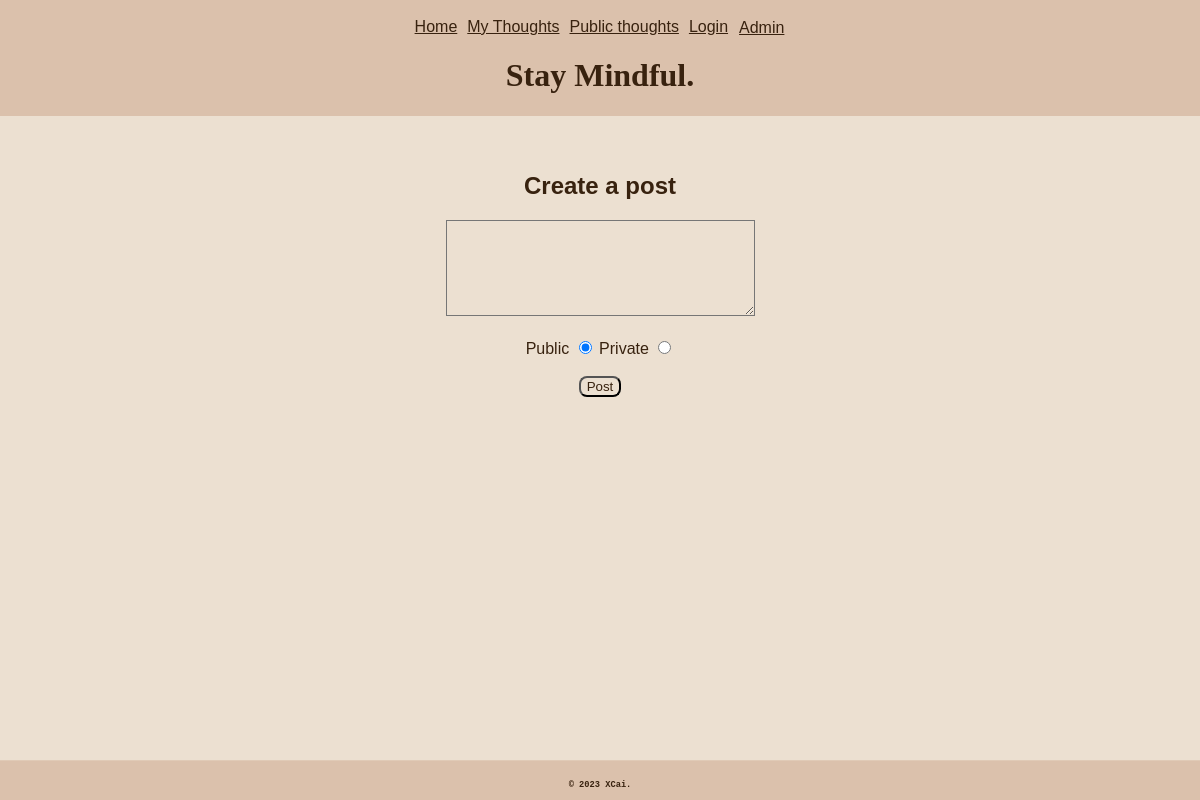
/my_posts (signed in), run on an earlier commit of the app's database.
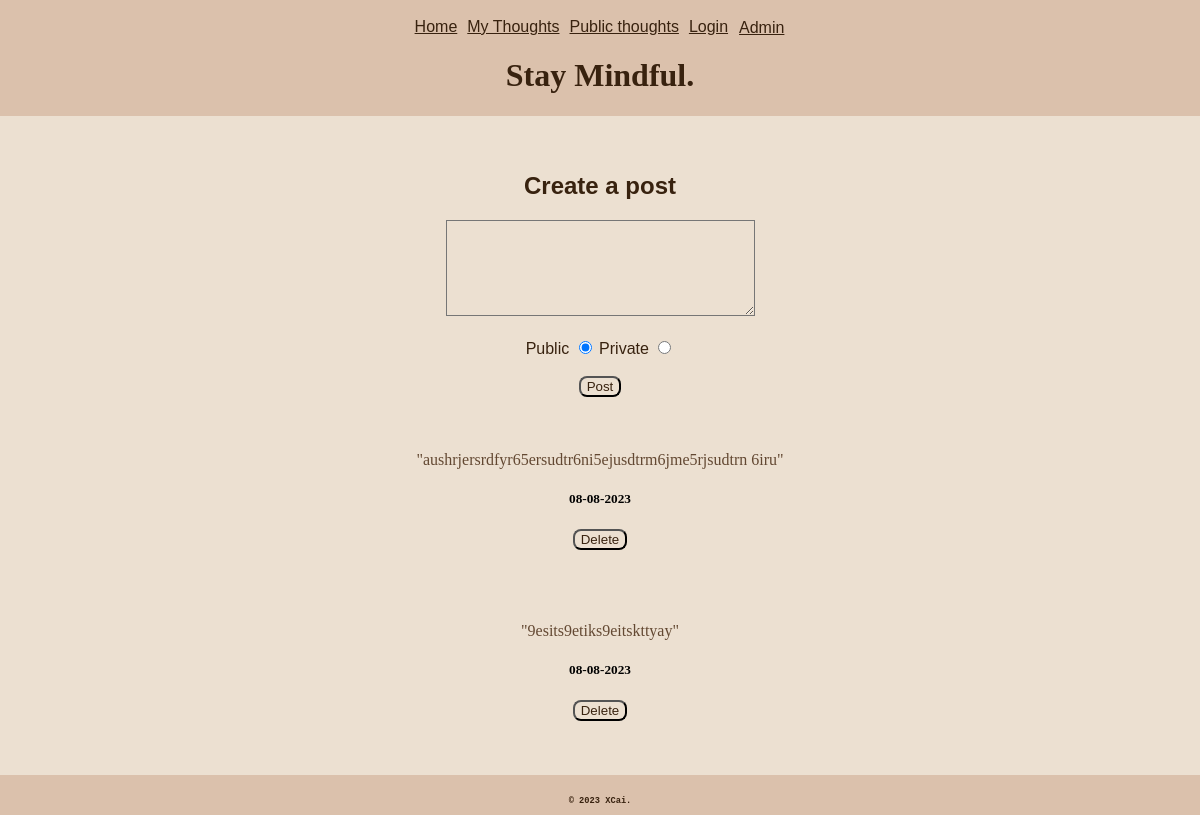
And on a later commit of the database.
### tables this page shows
CREATE TABLE Gratitude_idea (id INTEGER PRIMARY KEY, date TEXT, username TEXT, content TEXT, like_count INTEGER DEFAULT (0), is_public INTEGER);

### routes.py (the view)
@app.route('/my_posts', methods=['GET'])
def my_posts():
    if 'username' in session:
        sql = 'SELECT * FROM Gratitude_idea WHERE username = ? ORDER BY date DESC'
        cur.execute(sql, (session['username'],))
        user_idea_data = cur.fetchall()
        return render_template("my_posts.html", user_idea_data=user_idea_data)
    else:
        return redirect("loginpage")

### templates/my_posts.html (shortened to what this page needs)
{% extends 'layout.html' %}
{% block content %}
<div>
    <form action="/post_idea" method="post">
        <h2><label for="post_idea">Create a post</label></h2>
        <textarea class="input" required name="post_idea" id="post_idea" cols="36" rows="6" maxlength="120"></textarea>
        <br><br>
        <label class="checkcontainer">Public
            <input type="radio" checked="checked" value="1" name="radio">
        </label>
        <label class="checkcontainer">Private
            <input type="radio" value="0" name="radio">
        </label>
        <br><br>
        <button class="button">Post</button>
    </form>
    {% for user_idea_data in user_idea_data %}
    <div>
        <br><br>
        <p>
            "{{ user_idea_data[3] }}"
            </p>
            <h5>
            {{ user_idea_data[1] }}
            </h5>
            <form action="/delete_my_post" method="post">
                <button class="button">Delete</button>
            </form>
    </div>
    {% endfor %}
</div>
{% endblock %}

What changed in the data, as far as the page shows it:
now on this page (row edited): Gratitude_idea: content "aushrjersrdfyr65ersudtr6ni5ejusdtrm6jme5rjsudtrn 6iru", date "08-08-2023"
now on this page (row edited): Gratitude_idea: content "9esits9etiks9eitskttyay", date "08-08-2023"
